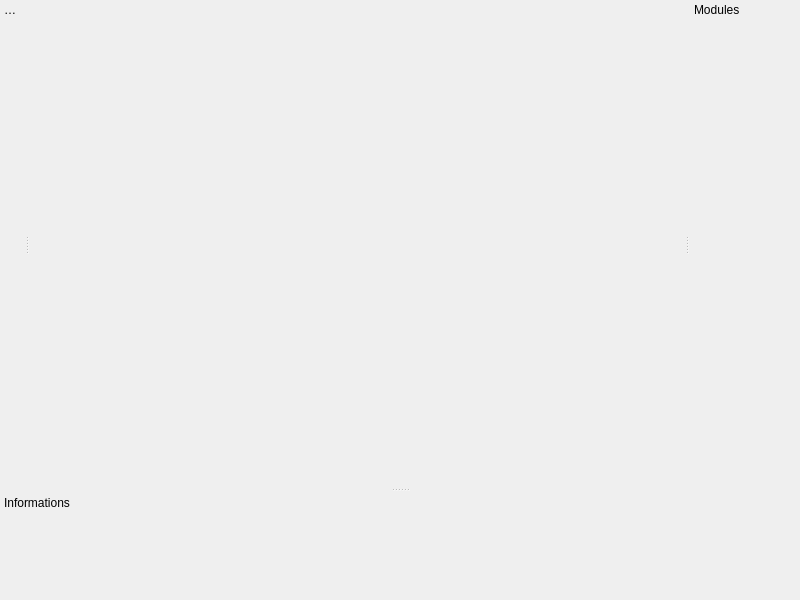
<?xml version="1.0" encoding="UTF-8"?>
<ui version="4.0">
 <class>MainWindow</class>
 <widget class="QMainWindow" name="MainWindow">
  <property name="geometry">
   <rect>
    <x>0</x>
    <y>0</y>
    <width>800</width>
    <height>600</height>
   </rect>
  </property>
  <property name="minimumSize">
   <size>
    <width>800</width>
    <height>600</height>
   </size>
  </property>
  <property name="windowTitle">
   <string>MainWindow</string>
  </property>
  <widget class="QWidget" name="centralwidget">
   <layout class="QVBoxLayout" name="verticalLayout">
    <property name="spacing">
     <number>0</number>
    </property>
    <property name="leftMargin">
     <number>0</number>
    </property>
    <property name="topMargin">
     <number>0</number>
    </property>
    <property name="rightMargin">
     <number>0</number>
    </property>
    <property name="bottomMargin">
     <number>0</number>
    </property>
    <item>
     <widget class="QWidget" name="visualizationWidget" native="true">
      <layout class="QHBoxLayout" name="visualizationLayout">
       <property name="spacing">
        <number>0</number>
       </property>
       <property name="sizeConstraint">
        <enum>QLayout::SetNoConstraint</enum>
       </property>
       <property name="leftMargin">
        <number>0</number>
       </property>
       <property name="topMargin">
        <number>0</number>
       </property>
       <property name="rightMargin">
        <number>0</number>
       </property>
       <property name="bottomMargin">
        <number>0</number>
       </property>
      </layout>
     </widget>
    </item>
   </layout>
  </widget>
  <widget class="QDockWidget" name="dockWidgetInfo">
   <property name="minimumSize">
    <size>
     <width>236</width>
     <height>107</height>
    </size>
   </property>
   <property name="features">
    <set>QDockWidget::NoDockWidgetFeatures</set>
   </property>
   <property name="windowTitle">
    <string>Informations</string>
   </property>
   <attribute name="dockWidgetArea">
    <number>8</number>
   </attribute>
   <widget class="QWidget" name="dockWidgetInfoContents">
    <property name="enabled">
     <bool>true</bool>
    </property>
    <layout class="QHBoxLayout" name="dockWidgetInfoLayout">
     <property name="spacing">
      <number>0</number>
     </property>
     <property name="sizeConstraint">
      <enum>QLayout::SetNoConstraint</enum>
     </property>
     <property name="leftMargin">
      <number>0</number>
     </property>
     <property name="topMargin">
      <number>0</number>
     </property>
     <property name="rightMargin">
      <number>0</number>
     </property>
     <property name="bottomMargin">
      <number>0</number>
     </property>
    </layout>
   </widget>
  </widget>
  <widget class="QDockWidget" name="dockWidgetModules">
   <property name="minimumSize">
    <size>
     <width>110</width>
     <height>138</height>
    </size>
   </property>
   <property name="features">
    <set>QDockWidget::NoDockWidgetFeatures</set>
   </property>
   <property name="windowTitle">
    <string>Modules</string>
   </property>
   <attribute name="dockWidgetArea">
    <number>2</number>
   </attribute>
   <widget class="QWidget" name="dockWidgetModulesContents">
    <layout class="QHBoxLayout" name="dockWidgetModulesLayout">
     <property name="spacing">
      <number>0</number>
     </property>
     <property name="sizeConstraint">
      <enum>QLayout::SetNoConstraint</enum>
     </property>
     <property name="leftMargin">
      <number>0</number>
     </property>
     <property name="topMargin">
      <number>0</number>
     </property>
     <property name="rightMargin">
      <number>0</number>
     </property>
     <property name="bottomMargin">
      <number>0</number>
     </property>
    </layout>
   </widget>
  </widget>
  <widget class="QDockWidget" name="dockWidgetRobots">
   <property name="features">
    <set>QDockWidget::NoDockWidgetFeatures</set>
   </property>
   <property name="windowTitle">
    <string>Robots</string>
   </property>
   <attribute name="dockWidgetArea">
    <number>1</number>
   </attribute>
   <widget class="QWidget" name="dockWidgetRobotsContents">
    <layout class="QHBoxLayout" name="horizontalLayout">
     <property name="spacing">
      <number>0</number>
     </property>
     <property name="sizeConstraint">
      <enum>QLayout::SetNoConstraint</enum>
     </property>
     <property name="leftMargin">
      <number>0</number>
     </property>
     <property name="topMargin">
      <number>0</number>
     </property>
     <property name="rightMargin">
      <number>0</number>
     </property>
     <property name="bottomMargin">
      <number>0</number>
     </property>
    </layout>
   </widget>
  </widget>
 </widget>
 <resources/>
 <connections/>
</ui>
